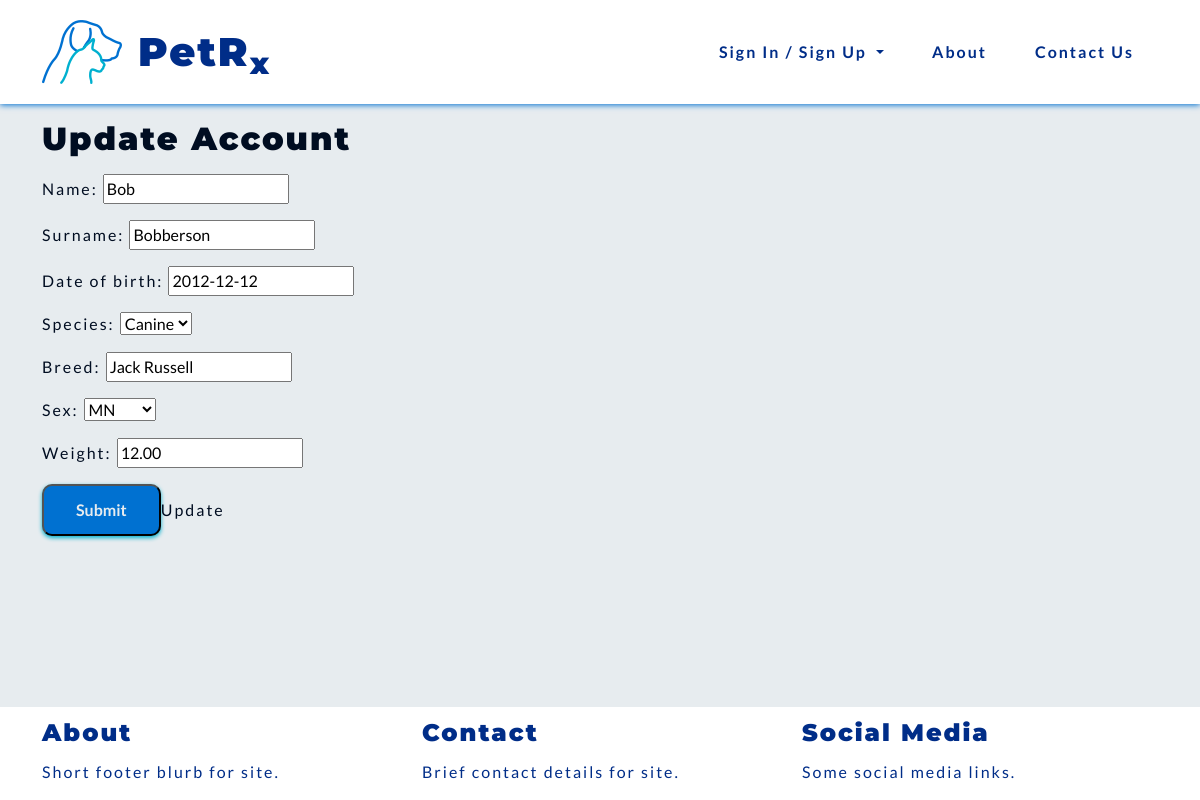
The app's page /records/edit-animal/1, older data.
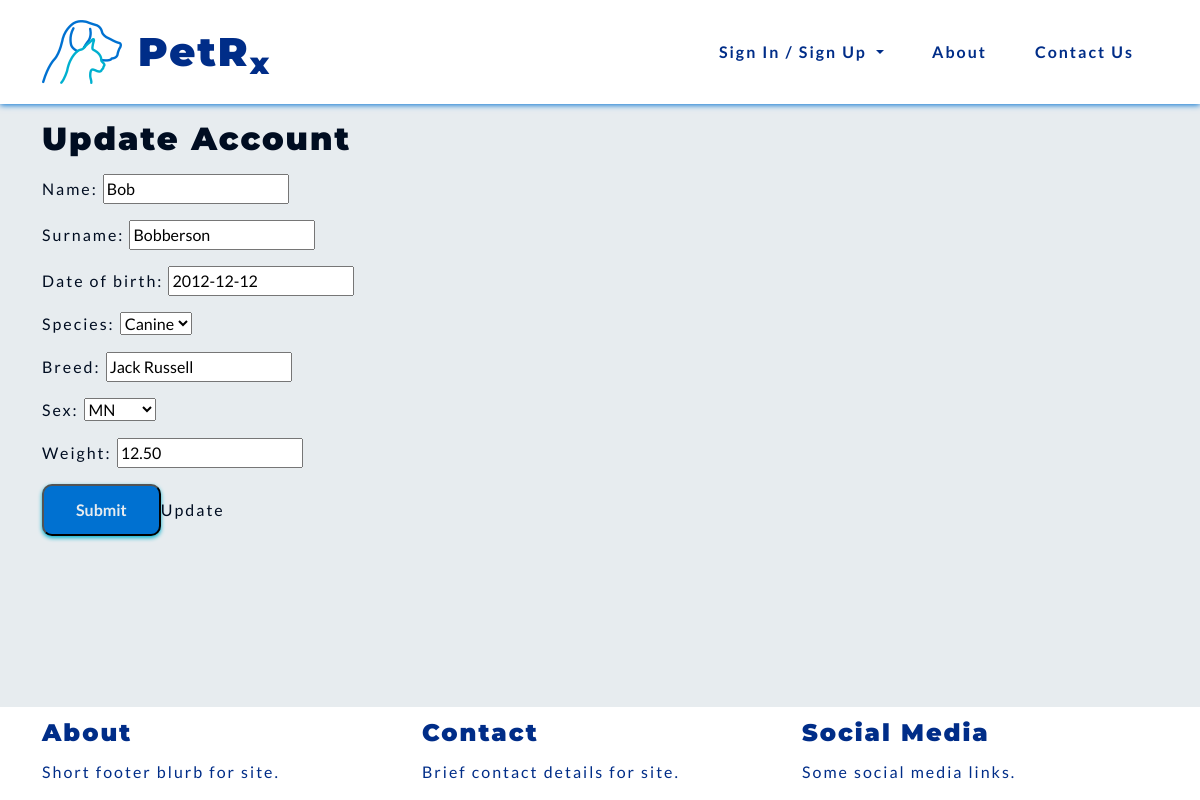
The same page, newer data.
### records/models.py (models this page shows, shortened)
class Record(models.Model):
    name = models.CharField(max_length=50)
    surname = models.CharField(max_length=50)
    date_of_birth = models.DateField()
    species = models.CharField(choices=SPECIES, max_length=10)
    breed = models.CharField(max_length=50)
    sex = models.CharField(choices=SEX, max_length=10)
    weight = models.DecimalField(max_digits=5, decimal_places=2)
    note = models.CharField(max_length=300)
    class Meta:
        unique_together = ['name', 'surname', 'date_of_birth', 'species', 'breed', 'sex']

### records/views.py (the view)
# urls.py: path('edit-animal/<int:id>', views.edit_animal, name='edit_animal'),
def edit_animal(request, id):
    record = Record.objects.get(id=id)
    form = RecordForm(request.POST or None, instance=record)
    if form.is_valid():
        form.save()
        return redirect('records:animal_profile', id=id)
    else:
        form = RecordForm(request.POST or None, instance=record)
    context = {
        'record': record,
        'edit_form': form
        }
    return render(request, 'records/edit_animal.html', context)

### records/forms.py
class RecordForm(forms.ModelForm):
    class Meta:
        model = Record
        fields = ['name', 'surname', 'date_of_birth', 'species', 'breed', 'sex', 'weight']
        error_messages = {
            NON_FIELD_ERRORS: {
                'unique_together': "A record already exists with the same %(field_labels)s.",
            }
        }

### records/templates/records/edit_animal.html (shortened to what this page needs)
{% extends 'base.html' %}
{% block content %}
<h2>Update Account</h2>
<form method="POST">
    {{ edit_form.as_p }}
    <input class="pet-btns" type="submit">Update</input>
</form>
{% endblock %}

Row changes from the older to the newer data that the page shows:
changed Record "Bob": weight "12.00" → "12.50"
